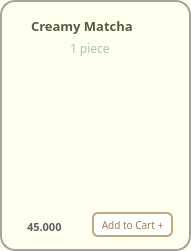
       <widget class="QFrame" name="frame_cookcreamy">
        <property name="geometry">
         <rect>
          <x>10</x>
          <y>300</y>
          <width>191</width>
          <height>251</height>
         </rect>
        </property>
        <property name="font">
         <font>
          <family>Mongolian Baiti</family>
         </font>
        </property>
        <property name="styleSheet">
         <string notr="true">background-color:#FFFFF0;
border-radius: 15px; 
border: 2px solid #A8A29E ;</string>
        </property>
        <property name="frameShape">
         <enum>QFrame::StyledPanel</enum>
        </property>
        <property name="frameShadow">
         <enum>QFrame::Raised</enum>
        </property>
        <widget class="QLabel" name="label_cookies_creamy">
         <property name="geometry">
          <rect>
           <x>-80</x>
           <y>50</y>
           <width>241</width>
           <height>141</height>
          </rect>
         </property>
         <property name="sizePolicy">
          <sizepolicy hsizetype="Fixed" vsizetype="Fixed">
           <horstretch>25</horstretch>
           <verstretch>25</verstretch>
          </sizepolicy>
         </property>
         <property name="minimumSize">
          <size>
           <width>25</width>
           <height>25</height>
          </size>
         </property>
         <property name="maximumSize">
          <size>
           <width>16777215</width>
           <height>16777215</height>
          </size>
         </property>
         <property name="sizeIncrement">
          <size>
           <width>3</width>
           <height>0</height>
          </size>
         </property>
         <property name="styleSheet">
          <string notr="true">border:0px;
border-radius:0px;
background-color: transparent</string>
         </property>
         <property name="frameShape">
          <enum>QFrame::WinPanel</enum>
         </property>
         <property name="text">
          <string/>
         </property>
         <property name="pixmap">
          <pixmap>../images/image-removebg-preview (47).png</pixmap>
         </property>
         <property name="scaledContents">
          <bool>true</bool>
         </property>
        </widget>
        <widget class="QLabel" name="label_creamy">
         <property name="geometry">
          <rect>
           <x>31</x>
           <y>16</y>
           <width>131</width>
           <height>20</height>
          </rect>
         </property>
         <property name="sizePolicy">
          <sizepolicy hsizetype="Fixed" vsizetype="Fixed">
           <horstretch>0</horstretch>
           <verstretch>0</verstretch>
          </sizepolicy>
         </property>
         <property name="font">
          <font>
           <family>Mongolian Baiti</family>
           <pointsize>10</pointsize>
           <weight>75</weight>
           <bold>true</bold>
          </font>
         </property>
         <property name="styleSheet">
          <string notr="true">border-radius: 0px;
border:0px solid;
color:#5A5A42</string>
         </property>
         <property name="text">
          <string>Creamy Matcha</string>
         </property>
        </widget>
        <widget class="QLabel" name="label_creamy_size">
         <property name="geometry">
          <rect>
           <x>70</x>
           <y>40</y>
           <width>51</width>
           <height>16</height>
          </rect>
         </property>
         <property name="font">
          <font>
           <family>Mongolian Baiti</family>
           <pointsize>9</pointsize>
          </font>
         </property>
         <property name="styleSheet">
          <string notr="true">color: #A7C7A7;
border:0px</string>
         </property>
         <property name="text">
          <string>1 piece</string>
         </property>
        </widget>
        <widget class="QLabel" name="label_creamy_price">
         <property name="geometry">
          <rect>
           <x>27</x>
           <y>219</y>
           <width>81</width>
           <height>16</height>
          </rect>
         </property>
         <property name="font">
          <font>
           <family>Mongolian Baiti</family>
           <pointsize>8</pointsize>
           <weight>75</weight>
           <bold>true</bold>
          </font>
         </property>
         <property name="styleSheet">
          <string notr="true">border:0px;
color: rgb(98, 94, 92);
</string>
         </property>
         <property name="text">
          <string>45.000</string>
         </property>
        </widget>
        <widget class="QPushButton" name="pushButton_add_creamy">
         <property name="geometry">
          <rect>
           <x>92</x>
           <y>212</y>
           <width>81</width>
           <height>25</height>
          </rect>
         </property>
         <property name="maximumSize">
          <size>
           <width>16777207</width>
           <height>16777215</height>
          </size>
         </property>
         <property name="font">
          <font>
           <family>Mongolian Baiti</family>
           <pointsize>-1</pointsize>
          </font>
         </property>
         <property name="styleSheet">
          <string notr="true">QPushButton {
    background-color: white;
    color: #A37B50;
    border: 2px solid #C2A87E;
    border-radius: 6px;
    padding: 4px 5px;
    font-size: 10px;
}

QPushButton:hover {
    background-color: #F7F3EF;
}

QPushButton:pressed {
    background-color: #E6D5C3;
}
</string>
         </property>
         <property name="text">
          <string>Add to Cart +</string>
         </property>
        </widget>
       </widget>
